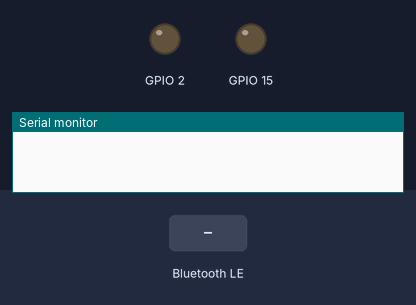
Simulated run of this program. Board: ESP32. Shown: output pins drawn as LEDs (lit = HIGH), the last lines printed to the serial monitor. The inputs (shaded band) are chosen by the test bench. Nothing arrives over Bluetooth unless stated; a phone connects over Bluetooth LE 3 s after start.

Above: at 1.2 s.
1.3 s: Bluetooth LE write "1" received
At 2.3 s:
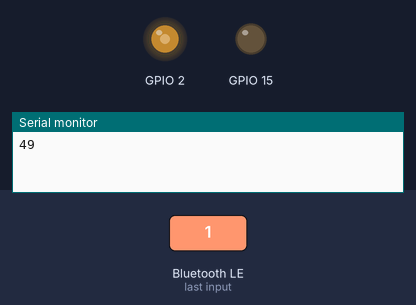
2.8 s: Bluetooth LE write "d" received
At 3.5 s:
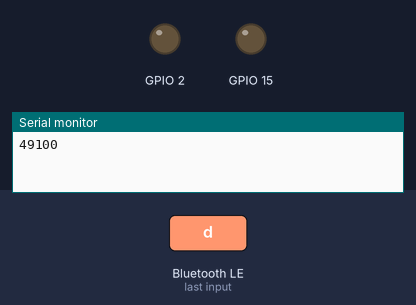
Timing chart, 0 to 5.8 s (numbered marks = the images above; inputs shaded):
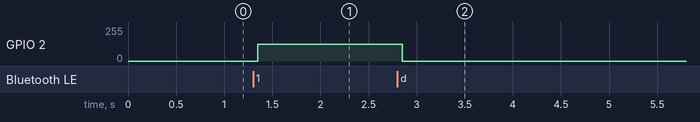

The program:

main.cpp
```cpp
#include <BLEDevice.h>
#include <BLEUtils.h>
#include <BLEServer.h>
#include <Arduino.h>
#include <driver/mcpwm.h>

#define SERVICE_UUID                 "00002137-0000-1000-8000-00805F9B34FB"
#define TURN_CHARACTERISTIC_UUID     "00006901-0000-1000-8000-00805F9B34FB"
#define MOVEMENT_CHARACTERISTIC_UUID "00006902-0000-1000-8000-00805F9B34FB"

#define MOTOR_0_FORWARD 15
#define MOTOR_0_BACKWARD 2

BLECharacteristic turnCharacteristic(TURN_CHARACTERISTIC_UUID, BLECharacteristic::PROPERTY_WRITE);
BLECharacteristic movementCharacteristic(MOVEMENT_CHARACTERISTIC_UUID, BLECharacteristic::PROPERTY_WRITE);

class TurnCallbacks: public BLECharacteristicCallbacks {
    void onWrite(BLECharacteristic *pCharacteristic) {
      uint8_t* data = pCharacteristic->getData();

      if (data != nullptr) {

      }
    }
};

class MovementCallbacks: public BLECharacteristicCallbacks {
    void onWrite(BLECharacteristic *pCharacteristic) {
      uint8_t* data = pCharacteristic->getData();

      if (data != nullptr) {
        if (*data > 100) {
          mcpwm_set_duty(MCPWM_UNIT_0, MCPWM_TIMER_0, MCPWM_OPR_A, *data - 100.1);
        } else if (*data == 100) {
          mcpwm_set_duty(MCPWM_UNIT_0, MCPWM_TIMER_0, MCPWM_OPR_A, 0);
          mcpwm_set_duty(MCPWM_UNIT_0, MCPWM_TIMER_0, MCPWM_OPR_B, 0);
        } else {
          mcpwm_set_duty(MCPWM_UNIT_0, MCPWM_TIMER_0, MCPWM_OPR_B, *data);
        }
        Serial.print(*data);
      }
    }
};


void setup() {
  Serial.begin(115200);

  //BLUETOOTH SETUP
  BLEDevice::init("DaddyMobile");
  BLEDevice::setMTU(500);
  BLEServer *pServer = BLEDevice::createServer();

  BLEService *pService = pServer->createService(SERVICE_UUID);

  pService->addCharacteristic(&turnCharacteristic);
  pService->addCharacteristic(&movementCharacteristic);

  turnCharacteristic.setCallbacks(new TurnCallbacks());
  movementCharacteristic.setCallbacks(new MovementCallbacks());

  pService->start();

  BLEAdvertising *pAdvertising = pServer->getAdvertising();
  pAdvertising->start();

  //MOTOR CONTROL SETUP
  mcpwm_gpio_init(MCPWM_UNIT_0, MCPWM0A, MOTOR_0_FORWARD);
  mcpwm_gpio_init(MCPWM_UNIT_0, MCPWM0B, MOTOR_0_BACKWARD);

  mcpwm_config_t mcpwm_config;
    mcpwm_config.frequency = 2000;
    mcpwm_config.cmpr_a = 0;
    mcpwm_config.cmpr_b = 0;
    mcpwm_config.duty_mode = MCPWM_DUTY_MODE_0;
    mcpwm_config.counter_mode = MCPWM_UP_COUNTER;

  mcpwm_init(MCPWM_UNIT_0, MCPWM_TIMER_0, &mcpwm_config);
  mcpwm_start(MCPWM_UNIT_0, MCPWM_TIMER_0);

}

void loop() {

}
```

Measured:
- after the input at 1.3 s, GPIO 2: 0/255 → 125/255 after 0.05 s
- after the input at 2.8 s, GPIO 2: 125/255 → 0/255 after 0.05 s
